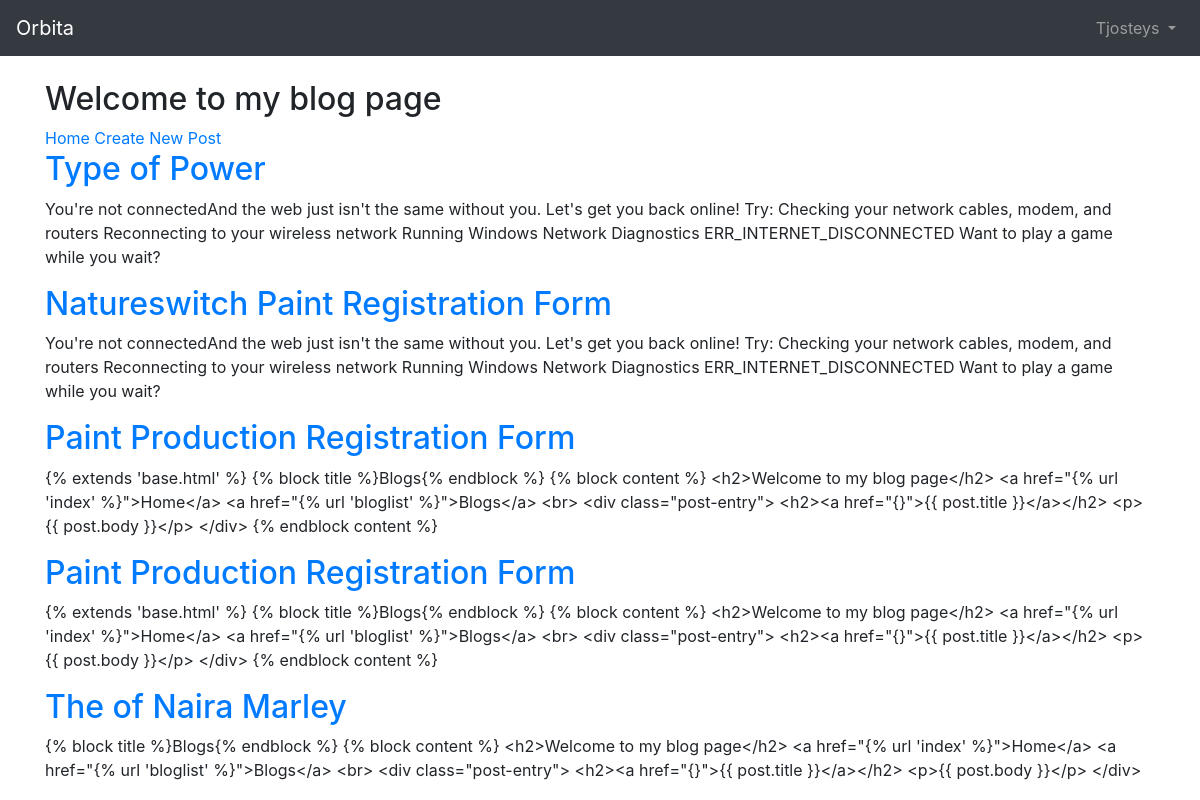
Page /blog/ (signed in) on the committed database.
### accounts/models.py (models this page shows, shortened)
class CustomUser(AbstractUser):
	pass

### blog/models.py (models this page shows, shortened)
class Post(models.Model):
	author = models.ForeignKey(get_user_model(), on_delete=models.CASCADE, related_name='posts')
	title = models.CharField(max_length=200)
	body = models.TextField()
	created = models.DateTimeField(auto_now_add=True)
	updated = models.DateTimeField(auto_now=True)

### blog/views.py (the view)
# urls.py: path('', views.BlogListView.as_view(), name='post_list'),
class BlogListView(ListView):
	model = Post
	context_object_name = 'posts'
	template_name = 'blog/post_list.html'

### templates/blog/post_list.html (shortened to what this page needs)
{% extends 'base.html' %}
{% block content %}
<h2>Welcome to my blog page</h2>
<a href="{% url 'index' %}">Home</a>
<a href="{% url 'post_new' %}">Create New Post</a>
<br>
	{% for post in posts %}
		<div class="post-entry">
			<h2><a href="{% url 'post_detail' post.pk %}">{{ post.title }}</a></h2>
			<p>{{ post.body }}</p>
		</div>
	{% endfor %}
{% endblock content %}

### templates/base.html (shortened to what this page needs)
{% load static %}
<!DOCTYPE html>
<html lang="en">
	<head>
		<link rel="stylesheet" href="https://stackpath.bootstrapcdn.com/bootstrap/4.1.3/css/bootstrap.min.css">
	</head>
	<body>
		<nav class="navbar navbar-expand-md navbar-dark bg-dark mb-4">
		<a class="navbar-brand" href="{% url 'index' %}">Orbita</a>
		<div class="collapse navbar-collapse" id="navbarCollapse">
		{% if user.is_authenticated %}
		<ul class="navbar-nav ml-auto">
			<li class="nav-item">
				<a class="nav-link dropdown-toggle" href="#" id="userMenu" data-toggle="dropdown" aria-haspopup="true" aria-expanded="false">{{ user.username }}
				</a>
			</li>
		</ul>
		{% else %}
			<form class="form-inline ml-auto">
				<a href="{% url 'login' %}" class="btn btn-outline-secondary">Log In</a>
				<a href="{% url 'signup' %}" class="btn btn-primary ml-2">Sign up</a>
			</form>
		{% endif %}
		</div>
		</nav>
		<div class="container">
			{% block content %}
			{% endblock content %}
		</div>
	</body>
</html>

### rows in the picture
CustomUser: username "Tjosteys"
Post: title "Type of Power", body "You're not connectedAnd the web just isn't the same without you. Let's get you back online! Try: Checking your network cables, modem, and routers Reconnecting to your wireless network Running Windows Network Diagnostics ERR_INTERNET_DISCONNECTED Want to play a game while you wait?"
Post: title "Natureswitch Paint Registration Form", body "You're not connectedAnd the web just isn't the same without you. Let's get you back online! Try: Checking your network cables, modem, and routers Reconnecting to your wireless network Running Windows Network Diagnostics ERR_INTERNET_DISCONNECTED Want to play a game while you wait?"
Post: title "Paint Production Registration Form", body "{% extends 'base.html' %} {% block title %}Blogs{% endblock %} {% block content %} <h2>Welcome to my blog page</h2> <a href=\"{% url 'index' %}\">Home</a> <a href=\"{% url 'bloglist' %}\">Blogs</a> <br> <div class=\"post-entry\"> <h2><a href=\"{}\">{{ post.title }}</a></h2> <p>{{ post.body }}</p> </div> {% endblock content %}"
Post: title "Paint Production Registration Form", body "{% extends 'base.html' %} {% block title %}Blogs{% endblock %} {% block content %} <h2>Welcome to my blog page</h2> <a href=\"{% url 'index' %}\">Home</a> <a href=\"{% url 'bloglist' %}\">Blogs</a> <br> <div class=\"post-entry\"> <h2><a href=\"{}\">{{ post.title }}</a></h2> <p>{{ post.body }}</p> </div> {% endblock content %}"
Post: title "The of Naira Marley", body "{% block title %}Blogs{% endblock %} {% block content %} <h2>Welcome to my blog page</h2> <a href=\"{% url 'index' %}\">Home</a> <a href=\"{% url 'bloglist' %}\">Blogs</a> <br> <div class=\"post-entry\"> <h2><a href=\"{}\">{{ post.title }}</a></h2> <p>{{ post.body }}</p> </div>"
